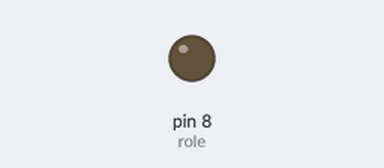
Bench run of a sketch on a simulated Arduino Uno, built with avr-gcc and run on an emulated ATmega328P. Parts: output pins drawn as LEDs (lit = HIGH).

Above: at 1.0 s.
At 3.0 s:
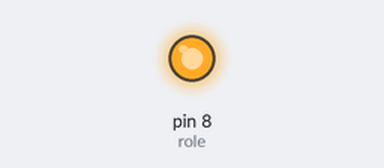
Timing chart, 0 to 5.2 s (numbered marks = the images above):
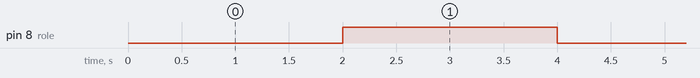

Measured:
- by itself, pin 8 (role): alternates HIGH for 2.0 s and LOW for 2.0 s

The sketch:

r_le.ino
```cpp
#define role 8
void setup()
{
pinMode(role, OUTPUT);
}
void loop()
{
digitalWrite(role,LOW);
delay(2000);
digitalWrite(role,HIGH);
delay(2000);
}
```
